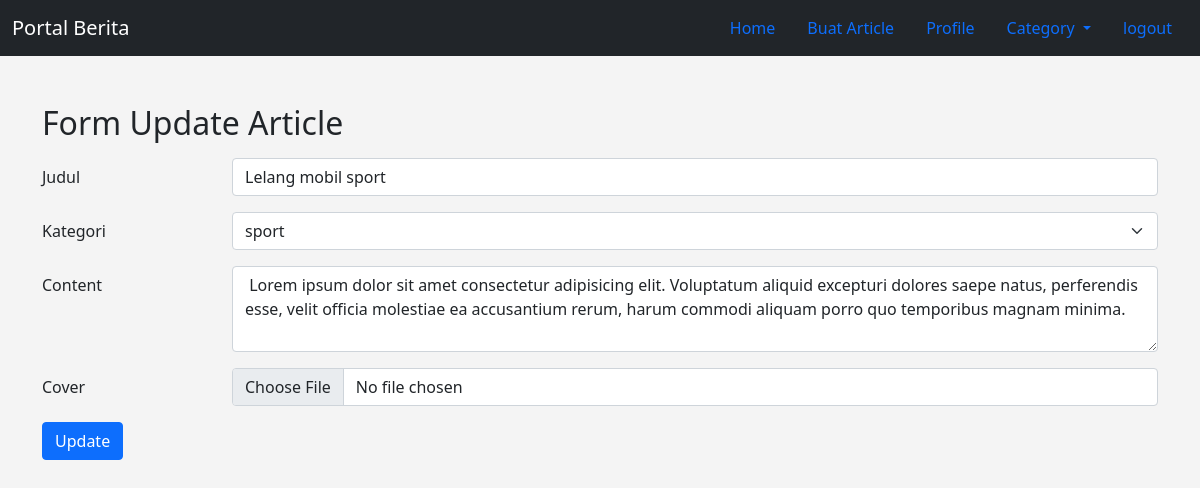
Page /4B/update.php?id=1 (signed in) on the committed database.
### tables this page shows
CREATE TABLE `article` (
  `id` int(11) NOT NULL,
  `title` varchar(255) NOT NULL,
  `content` varchar(255) NOT NULL,
  `image` varchar(255) NOT NULL,
  `created_at` datetime NOT NULL,
  `id_user` int(11) NOT NULL,
  `id_category` int(11) NOT NULL
);

CREATE TABLE `category` (
  `id` int(11) NOT NULL,
  `name` varchar(255) NOT NULL
);

### 4B/function.php (called while the page is built, shortened)
<?php
class databases
{
    protected $conn;
    public function __construct()
    {
        $this->conn = mysqli_connect("localhost", "root", "", "portal_berita");
    }
    public function query($query)
    {
        $result = mysqli_query($this->conn, $query);
        $rows = [];
        while ($row = mysqli_fetch_assoc($result)) {
            $rows[] = $row;
        }
        return $rows;
    }
}

### 4B/update.php (the view, shortened to what this page needs)
<?php
require 'function.php';
$db = new databases;
$id = $_GET["id"];
$a = $db->query("SELECT *, autho.id AS a_id, autho.name AS a_name, article.image AS a_image, category.id AS c_id, category.name AS c_name, article.id AS art_id  FROM article
JOIN autho ON article.id_user = autho.id
JOIN category ON article.id_category = category.id
WHERE article.id = $id")[0];
?>
<!doctype html>
<html lang="en">
<head>
    <link href="https://cdn.jsdelivr.net/npm/bootstrap@5.0.0-beta1/dist/css/bootstrap.min.css" rel="stylesheet">
    <link rel="stylesheet" href="css/style.css">
</head>
<body>
    <header>
        <nav class="navbar navbar-expand-lg navbar-dark bg-dark">
            <div class="container-fluid">
                <a class="navbar-brand" href="index.php">Portal Berita</a>
                <ul class="nav justify-content-end">
                    <li class="nav-item">
                        <a class="nav-link" href="index.php">Home</a>
                    </li>
                    <li class="nav-item">
                        <a class="nav-link active" aria-current="page" href="form-article.php">Buat Article</a>
                    </li>
                    <li class="nav-item">
                        <a class="nav-link active" aria-current="page" href="profile.php">Profile</a>
                    </li>
                    <li class="nav-item dropdown">
                        <a class="nav-link dropdown-toggle" href="" id="navbarDarkDropdownMenuLink" role="button" data-bs-toggle="dropdown" aria-expanded="false">
                            Category
                        </a>
                    </li>
                    <li class="nav-item">
                        <?php
                        if (!isset($_SESSION["login"])) {
                            echo '<a class="nav-link" href="login.php">Login</a>';
                        } else {
                            echo '<a class="nav-link" href="logout.php">logout</a>';
                        }
                        ?>
                    </li>
                </ul>
            </div>
        </nav>
    </header>
    <div class="container">
        <div class="row">
            <div class="col mt-5">
                <h2 class="mb-3">Form Update Article</h2>
                <form action="" method="POST" enctype="multipart/form-data">
                    <div class="row mb-3">
                        <label for="title" class="col-sm-2 col-form-label">Judul</label>
                        <div class="col-sm-10">
                            <input type="text" class="form-control" id="title" name="title" value="<?= $a['title']; ?>">
                        </div>
                    </div>
                    <div class="row mb-3">
                        <label for="category" class="col-sm-2 col-form-label">Kategori</label>
                        <div class="col-sm-10">
                            <select class="form-select" id="category" name="category">
                                <option selected value="<?= $a['id_category']; ?>"><?= $a['c_name']; ?></option>
                            </select>
                        </div>
                    </div>
                    <div class="row mb-3">
                        <label for="content" class="col-sm-2 col-form-label">Content</label>
                        <div class="col-sm-10">
                            <textarea class="form-control" id="content" name="content" rows="3"> <?= $a['content']; ?></textarea>
                        </div>
                    </div>
                    <div class="row mb-3">
                        <label for="image" class="col-sm-2 col-form-label">Cover</label>
                        <div class="col-sm-10">
                            <input type="file" class="form-control" id="image" name="image">
                        </div>
                    </div>
                    <button type="submit" name="submit" class="btn btn-primary">Update</button>
                </form>
            </div>
        </div>
    </div>
</body>
</html>

### 4B/css/style.css (style rules this page uses)
body { background: #f4f4f4; }

### rows in the picture
article: title "Lelang mobil sport", category "sport", content "Lorem ipsum dolor sit amet consectetur adipisicing elit. Voluptatum aliquid excepturi dolores saepe natus, perferendis esse, velit officia molestiae ea accusantium rerum, harum commodi aliquam porro quo temporibus magnam minima."
